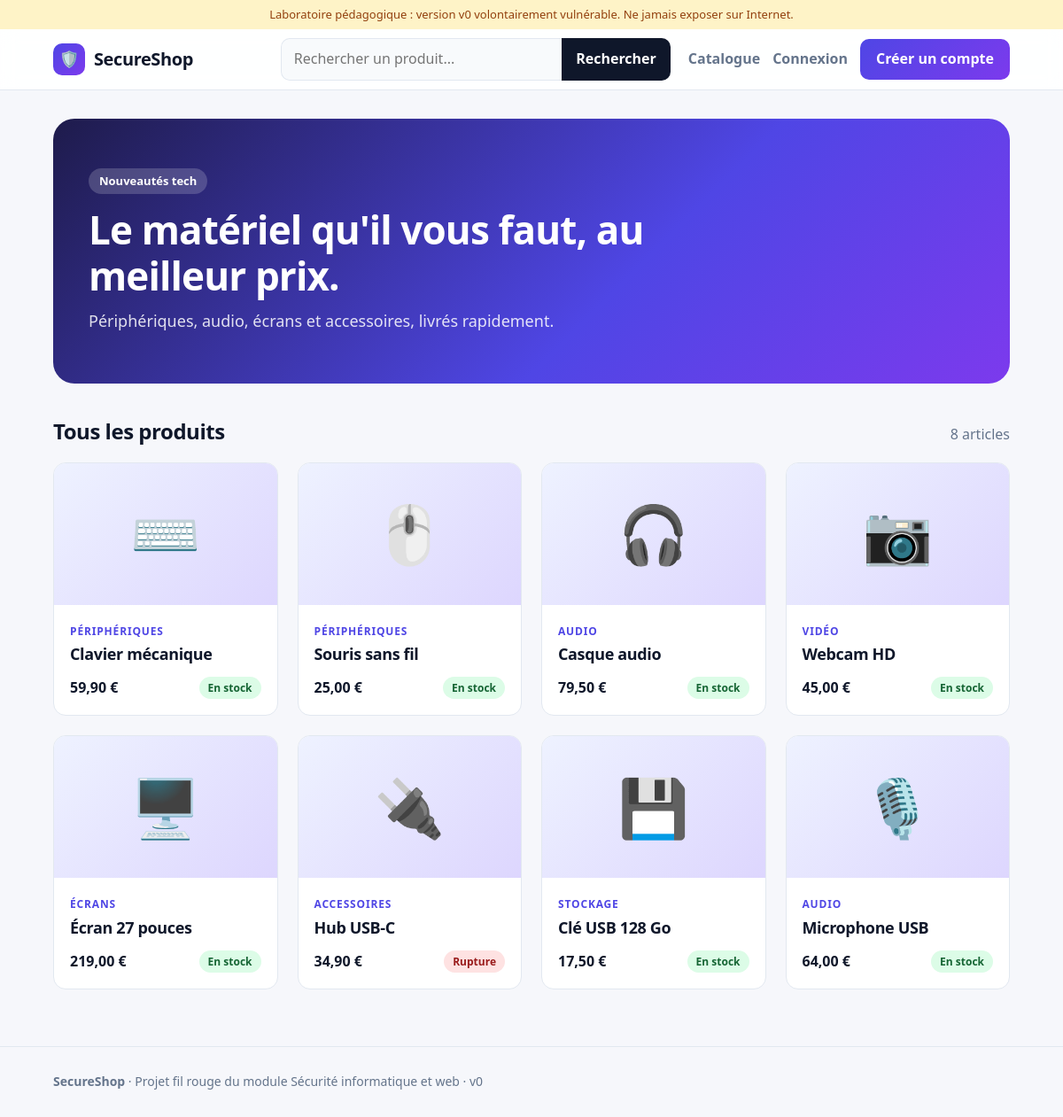
Page /app/index.php on the committed database.
### tables this page shows
CREATE TABLE products (
  id INT AUTO_INCREMENT PRIMARY KEY,
  name VARCHAR(100),
  description TEXT,
  price DECIMAL(8,2),
  stock INT,
  category VARCHAR(40),
  icon VARCHAR(10)
) DEFAULT CHARSET=utf8mb4;

### app/inc/lib.php (the view, shortened to what this page needs)
<?php
function money($v) {
    return number_format($v, 2, ',', ' ') . ' €';
}
function card($p) {
    $s = $p['stock'] > 0
        ? '<span class="badge ok">En stock</span>'
        : '<span class="badge no">Rupture</span>';
    return '<a class="card" href="/product.php?id=' . $p['id'] . '">'
         . '<div class="tile">' . $p['icon'] . '</div>'
         . '<div class="body"><span class="cat">' . $p['category'] . '</span>'
         . '<h3>' . $p['name'] . '</h3>'
         . '<div class="row"><strong>' . money($p['price']) . '</strong>' . $s . '</div>'
         . '</div></a>';
}

### app/inc/header.php (shortened to what this page needs)
<?php
$user = $_SESSION['email'] ?? null;
?>
<!DOCTYPE html>
<html lang="fr">
<head>
  <link rel="stylesheet" href="/assets/style.css">
</head>
<body>
<div class="lab">Laboratoire pédagogique : version v0 volontairement vulnérable. Ne jamais exposer sur Internet.</div>
<header class="nav">
  <div class="wrap nav-in">
    <a class="brand" href="/index.php"><span class="logo">🛡️</span>SecureShop</a>
    <form class="search" action="/search.php" method="get">
      <input type="text" name="q" placeholder="Rechercher un produit...">
      <button type="submit">Rechercher</button>
    </form>
    <nav class="links">
      <a href="/index.php">Catalogue</a>
      <?php if ($user) { ?>
        <span class="who"><?php echo $user; ?></span>
        <a class="btn ghost" href="/logout.php">Déconnexion</a>
      <?php } else { ?>
        <a href="/login.php">Connexion</a>
        <a class="btn" href="/register.php">Créer un compte</a>
      <?php } ?>
    </nav>
  </div>
</header>
<main class="wrap">

### app/index.php (shortened to what this page needs)
<?php
require 'inc/lib.php';
$res = $conn->query("SELECT * FROM products");
include 'inc/header.php';
?>
<section class="hero">
  <span class="pill">Nouveautés tech</span>
  <h1>Le matériel qu'il vous faut, au meilleur prix.</h1>
  <p>Périphériques, audio, écrans et accessoires, livrés rapidement.</p>
</section>
<div class="section-head">
  <h2>Tous les produits</h2>
  <span class="muted"><?php echo $res->num_rows; ?> articles</span>
</div>
<div class="grid">
  <?php while ($p = $res->fetch_assoc()) { echo card($p); } ?>
</div>
<?php include 'inc/footer.php'; ?>

### app/inc/footer.php
</main>
<footer>
  <div class="wrap">
    <strong>SecureShop</strong> · Projet fil rouge du module Sécurité informatique et web · v0
  </div>
</footer>
</body>
</html>

### app/assets/style.css (style rules this page uses)
:root { --bg:#f6f7fb;--surface:#fff;--ink:#0f172a;--muted:#64748b;--brand:#4f46e5;--brand2:#7c3aed;--line:#e2e8f0;--r:14px }
* { box-sizing:border-box }
body { margin:0;font:16px/1.6 system-ui,-apple-system,"Segoe UI",Roboto,sans-serif;background:var(--bg);color:var(--ink) }
a { color:inherit;text-decoration:none }
h1,h2,h3 { line-height:1.2;letter-spacing:-.02em }
.wrap { max-width:1120px;margin:0 auto;padding:0 20px }
.lab { background:#fef3c7;color:#92400e;text-align:center;font-size:13px;padding:6px 12px }
.nav { position:sticky;top:0;z-index:10;background:rgba(255,255,255,.9);backdrop-filter:blur(10px);border-bottom:1px solid var(--line) }
.nav-in { display:flex;align-items:center;gap:20px;height:68px }
.brand { display:flex;align-items:center;gap:10px;font-weight:800;font-size:20px;letter-spacing:-.02em }
.logo { display:grid;place-items:center;width:36px;height:36px;border-radius:10px;background:linear-gradient(135deg,var(--brand),var(--brand2));font-size:18px }
.search { flex:1;display:flex;max-width:440px;margin-left:auto }
.search input { flex:1;min-width:0;padding:10px 14px;border:1px solid var(--line);border-right:0;border-radius:10px 0 0 10px;font:inherit;background:#f8fafc }
.search button { padding:0 16px;border:0;border-radius:0 10px 10px 0;background:var(--ink);color:#fff;font:inherit;font-weight:600;cursor:pointer }
.links { display:flex;align-items:center;gap:14px;font-weight:600;color:var(--muted) }
.btn { display:inline-block;padding:10px 18px;border:0;border-radius:10px;background:linear-gradient(135deg,var(--brand),var(--brand2));color:#fff!important;font:inherit;font-weight:700;cursor:pointer;transition:.2s }
.hero { margin:32px 0 40px;padding:56px 40px;border-radius:24px;color:#fff;background:linear-gradient(135deg,#1e1b4b,#4f46e5 60%,#7c3aed) }
.hero h1 { margin:14px 0 10px;font-size:clamp(28px,4.5vw,44px);max-width:640px }
.hero p { margin:0;opacity:.85;font-size:18px }
.pill { display:inline-block;padding:4px 12px;border-radius:99px;background:rgba(255,255,255,.18);font-size:13px;font-weight:600 }
.section-head { display:flex;justify-content:space-between;align-items:baseline;margin:28px 0 18px }
.section-head h2 { margin:0;font-size:24px }
.muted { color:var(--muted) }
.grid { display:grid;grid-template-columns:repeat(auto-fill,minmax(235px,1fr));gap:22px }
.card { background:var(--surface);border:1px solid var(--line);border-radius:var(--r);overflow:hidden;transition:.2s }
.tile { display:grid;place-items:center;height:160px;font-size:64px;background:linear-gradient(135deg,#eef2ff,#ddd6fe) }
.body { padding:16px 18px 18px }
.cat { font-size:12px;text-transform:uppercase;letter-spacing:.07em;font-weight:700;color:var(--brand) }
.body h3 { margin:4px 0 14px;font-size:18px }
.row { display:flex;justify-content:space-between;align-items:center }
.badge { display:inline-block;font-size:12px;font-weight:700;padding:3px 10px;border-radius:99px }
.badge.ok { background:#dcfce7;color:#166534 }
.badge.no { background:#fee2e2;color:#991b1b }
input,textarea,select { width:100%;padding:11px 14px;border:1px solid var(--line);border-radius:10px;font:inherit;background:#fff }
footer { margin-top:64px;padding:28px 0;border-top:1px solid var(--line);color:var(--muted);font-size:14px }

### rows in the picture
products: icon "⌨️", category "PÉRIPHÉRIQUES", name "Clavier mécanique", price "59,90 €", stock "En stock"
products: icon "🖱️", category "PÉRIPHÉRIQUES", name "Souris sans fil", price "25,00 €", stock "En stock"
products: icon "🎧", category "AUDIO", name "Casque audio", price "79,50 €", stock "En stock"
products: icon "📷", category "VIDÉO", name "Webcam HD", price "45,00 €", stock "En stock"
products: icon "🖥️", category "ÉCRANS", name "Écran 27 pouces", price "219,00 €", stock "En stock"
products: icon "🔌", category "ACCESSOIRES", name "Hub USB-C", price "34,90 €", stock "Rupture"
products: icon "💾", category "STOCKAGE", name "Clé USB 128 Go", price "17,50 €", stock "En stock"
products: icon "🎙️", category "AUDIO", name "Microphone USB", price "64,00 €", stock "En stock"

### other values in the picture
$res->num_rows "8"
